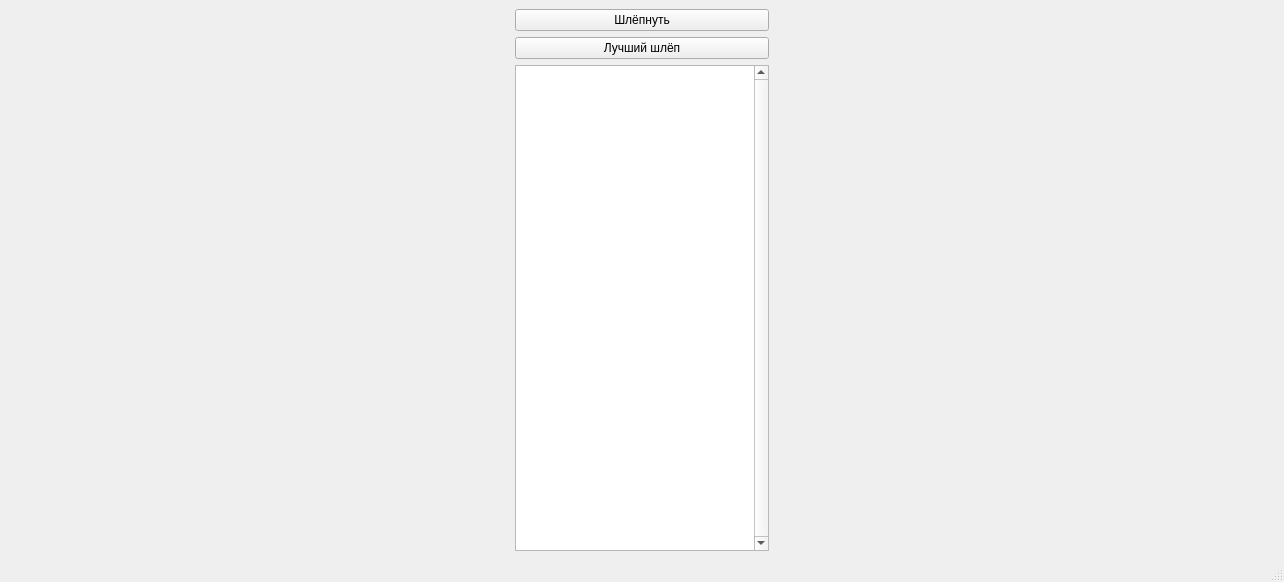
<?xml version="1.0" encoding="UTF-8"?>
<ui version="4.0">
 <class>MainWindow</class>
 <widget class="QMainWindow" name="MainWindow">
  <property name="geometry">
   <rect>
    <x>0</x>
    <y>0</y>
    <width>1284</width>
    <height>582</height>
   </rect>
  </property>
  <property name="windowTitle">
   <string>MainWindow</string>
  </property>
  <widget class="QWidget" name="centralwidget">
   <layout class="QGridLayout" name="gridLayout">
    <item row="0" column="0">
     <layout class="QVBoxLayout" name="verticalLayout_5">
      <item>
       <widget class="QLabel" name="img">
        <property name="minimumSize">
         <size>
          <width>500</width>
          <height>500</height>
         </size>
        </property>
        <property name="maximumSize">
         <size>
          <width>500</width>
          <height>500</height>
         </size>
        </property>
        <property name="text">
         <string/>
        </property>
       </widget>
      </item>
     </layout>
    </item>
    <item row="0" column="1">
     <layout class="QVBoxLayout" name="verticalLayout_6">
      <item>
       <widget class="QPushButton" name="pushButton">
        <property name="text">
         <string>Шлёпнуть</string>
        </property>
       </widget>
      </item>
      <item>
       <widget class="QPushButton" name="pushButton_2">
        <property name="text">
         <string>Лучший шлёп</string>
        </property>
       </widget>
      </item>
      <item>
       <widget class="QTextBrowser" name="logs">
        <property name="verticalScrollBarPolicy">
         <enum>Qt::ScrollBarAlwaysOn</enum>
        </property>
        <property name="horizontalScrollBarPolicy">
         <enum>Qt::ScrollBarAsNeeded</enum>
        </property>
       </widget>
      </item>
     </layout>
    </item>
    <item row="0" column="2">
     <widget class="QLabel" name="img2">
      <property name="minimumSize">
       <size>
        <width>500</width>
        <height>500</height>
       </size>
      </property>
      <property name="maximumSize">
       <size>
        <width>500</width>
        <height>500</height>
       </size>
      </property>
      <property name="text">
       <string/>
      </property>
     </widget>
    </item>
   </layout>
  </widget>
  <widget class="QMenuBar" name="menubar">
   <property name="geometry">
    <rect>
     <x>0</x>
     <y>0</y>
     <width>1284</width>
     <height>29</height>
    </rect>
   </property>
  </widget>
  <widget class="QStatusBar" name="statusbar"/>
 </widget>
 <resources/>
 <connections/>
</ui>
